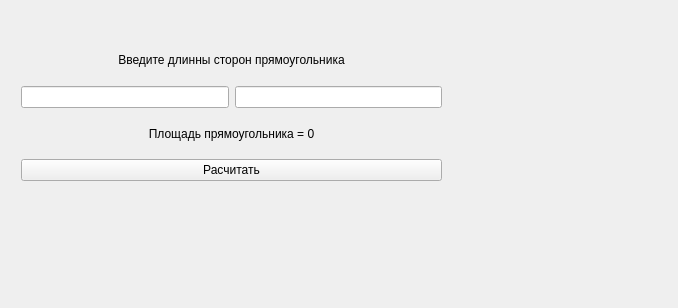
<?xml version="1.0" encoding="UTF-8"?>
<ui version="4.0">
 <class>Rect</class>
 <widget class="QWidget" name="Rect">
  <property name="geometry">
   <rect>
    <x>0</x>
    <y>0</y>
    <width>678</width>
    <height>308</height>
   </rect>
  </property>
  <property name="windowTitle">
   <string>Form</string>
  </property>
  <widget class="QLabel" name="image">
   <property name="geometry">
    <rect>
     <x>460</x>
     <y>30</y>
     <width>181</width>
     <height>191</height>
    </rect>
   </property>
   <property name="text">
    <string/>
   </property>
  </widget>
  <widget class="QWidget" name="layoutWidget">
   <property name="geometry">
    <rect>
     <x>21</x>
     <y>40</y>
     <width>421</width>
     <height>141</height>
    </rect>
   </property>
   <layout class="QGridLayout" name="gridLayout">
    <item row="0" column="0" colspan="2">
     <widget class="QLabel" name="label">
      <property name="text">
       <string>Введите длинны сторон прямоугольника</string>
      </property>
      <property name="textFormat">
       <enum>Qt::TextFormat::AutoText</enum>
      </property>
      <property name="alignment">
       <set>Qt::AlignmentFlag::AlignCenter</set>
      </property>
     </widget>
    </item>
    <item row="1" column="0">
     <widget class="QLineEdit" name="inputlineEditA">
      <property name="alignment">
       <set>Qt::AlignmentFlag::AlignRight|Qt::AlignmentFlag::AlignTrailing|Qt::AlignmentFlag::AlignVCenter</set>
      </property>
     </widget>
    </item>
    <item row="1" column="1">
     <widget class="QLineEdit" name="inputlineEditB">
      <property name="alignment">
       <set>Qt::AlignmentFlag::AlignRight|Qt::AlignmentFlag::AlignTrailing|Qt::AlignmentFlag::AlignVCenter</set>
      </property>
     </widget>
    </item>
    <item row="2" column="0" colspan="2">
     <widget class="QLabel" name="resultlabel">
      <property name="text">
       <string>Площадь прямоугольника = 0</string>
      </property>
      <property name="alignment">
       <set>Qt::AlignmentFlag::AlignCenter</set>
      </property>
     </widget>
    </item>
    <item row="3" column="0" colspan="2">
     <widget class="QPushButton" name="calculatePushButton">
      <property name="text">
       <string>Расчитать</string>
      </property>
     </widget>
    </item>
   </layout>
  </widget>
 </widget>
 <resources/>
 <connections/>
</ui>
